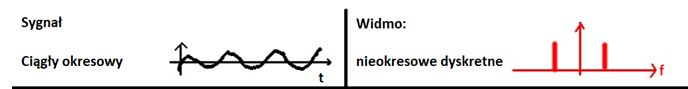
#> input picture CO.JPG, 688 x 89 px, found by its file name
$ python 'pytania na obrone.py'
#> lines starting #> are read from the running program, lines starting #| are printed output that depends on the picture
import random
from PIL import Image


sygnaly = ("Ciagly okresowy", "Ciagly nieokresowy", "Dyskretny okresowy", "Dyskretny nieokresowy")

CO = Image.open(r"C:\Users\Marcin\Desktop\Python\VSC\testownik\CO.JPG")
#> CO is the input picture: PIL image 688x89 RGB; mean R, G, B 235.4, 233.1, 233
CNO = Image.open(r"C:\Users\Marcin\Desktop\Python\VSC\testownik\CNO.JPG")
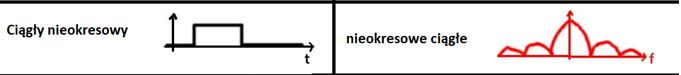
#> input picture CNO.JPG, 681 x 75 px, found by its file name
#> CNO is the input picture: PIL image 681x75 RGB; mean R, G, B 227.5, 223.2, 223
DNO = Image.open(r"C:\Users\Marcin\Desktop\Python\VSC\testownik\DNO.JPG")
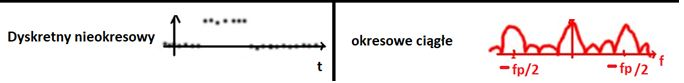
#> input picture DNO.JPG, 684 x 83 px, found by its file name
#> DNO is the input picture: PIL image 684x83 RGB; mean R, G, B 236.2, 230, 229.9
DO = Image.open(r"C:\Users\Marcin\Desktop\Python\VSC\testownik\DO.JPG")
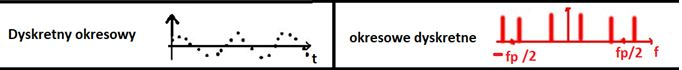
#> input picture DO.JPG, 682 x 70 px, found by its file name
#> DO is the input picture: PIL image 682x70 RGB; mean R, G, B 222.3, 216.6, 216.5

new_var = 100
proba = 10
pytanie = random.choice(sygnaly)


#while proba  < new_var:
print(pytanie)

if pytanie == "Ciagly okresowy":
    widmo = input("Jakie widmo?: ")
    if widmo == "nieokresowe dyskretne":
#       im = Image.open(CO, mode="r")
        print("Gratulacje")
        CO.show()
    else:
        print("Niestety nie")
else:
    pass

if pytanie == "Ciagly nieokresowy":
    widmo = input("Jakie widmo?: ")
    if widmo == "nieokresowe ciagle":
        #im = Image.open(CNO, mode="r")
        print("Gratulacje")
        CNO.show()
    else:
        print("Niestety nie")
else:
    pass

if pytanie == "Dyskretny Okresowy":
    widmo = input("Jakie widmo?: ")
    if widmo == "okresowe dyskretne":
        print("Gratulacje")
            #im = Image.open(DO, mode="r")
        DO.show()
    else:
        print("Niestety nie")
else:
    pass
if pytanie == "Dyskretny nieokresowy":
#> (the run stopped early here; a loop or call above may not have finished)
